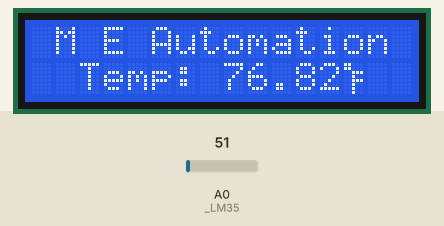
Simulated run of this sketch. Board: Arduino Uno, built with avr-gcc and run on an emulated ATmega328P. Shown: 16×2 character LCD. Inputs (shaded band) come from the test bench; at power-on: A0 (_LM35) = 51. What the sketch prints to the serial monitor is not drawn.

Above: at 16.3 s.
16.4 s: A0 (_LM35) set to 23
At 20.33 s:
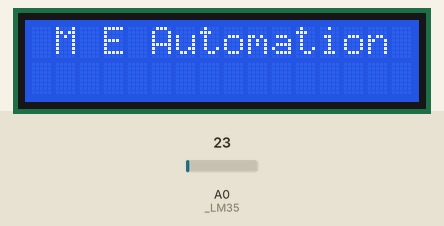
At 21.3 s:
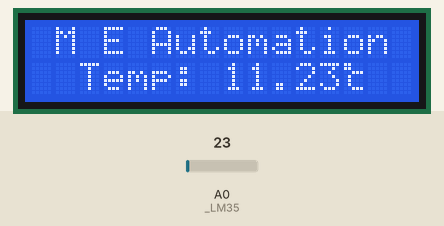
31.5 s: A0 (_LM35) set to 18
At 41.4 s:
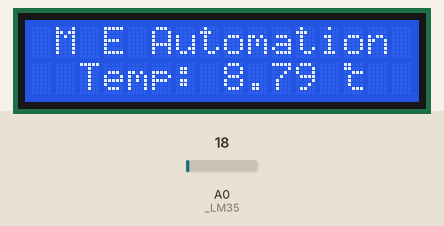
Timing chart, 0 to 42.9 s (numbered marks = the images above; inputs shaded):
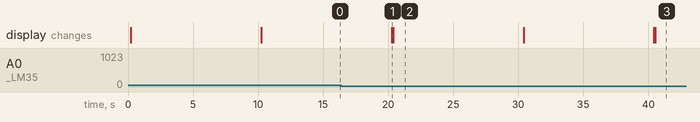

Measured:
- what the display in image 2 shows lasts 10.0 s, from 20.4 s to 30.4 s

The sketch:

_33LM35_Code_LCD.ino
```cpp
/*----------------------------------------------------------------------------------------
  https://maxpromer.github.io/LCD-Character-Creator/ trang web tạo ký tự đặc biệt
  lcd.init()  : Khởi tạo Màn hình Màn hình
  lcd.clear() : Xóa màn hình, đưa con trỏ về vị trí 0,0
  lcd.home()  : Đưa con trỏ về vị trí 0
  lcd.setCursor(x,y)  : Đưa con trỏ về vị trí cột thứ x, hàng thứ y
  lcd.noDisplay() : Không hiển thị gì trên màn hình cả
  lcd.display() : Hiển thị lên màn hình
  lcd.noBlink() : Không nhấp nháy con trỏ
  lcd.blink() : Nhấp nháy con trỏ
  lcd.scrollDisplayLeft() : Cuộn màn hình bên trái
  lcd.scrollDisplayRight()  : Cuộn màn hình bên phải
  lcd.leftToRight() : Kí tự sẽ hiển thị từ phía bên trái sang phải
  lcd.rightToLeft() : Kí tự sẽ hiển thị từ phía phải sang trái
  lcd.noBacklight() : Tắt đèn nền
  lcd.backlight() : Có đèn nền
  lcd.write(x)  : Màn hình sẽ in ra kí tự thứ x
  lcd.createChar(location,charmap[])  : Hiển thị một kí tự charmap[] bất kì
  ----------------------------------------------------------------------------------------
  Channel M&E Automation:https://bit.ly/3uz3Bt8
  Vui lòng đăng ký kênh https://bit.ly/34a2of1 cảm ơn các bạn rất nhiều!
  Danh sách phát Arduino : https://bit.ly/34BUDlU
  ---------------------------------------------------------------------------------------- */

#include <Wire.h>
#include <LiquidCrystal_I2C.h>
LiquidCrystal_I2C lcd(0x27,16,2);  // set the LCD address to 0x27 for a 16 chars and 2 line display

int _LM35 = A0; //the analog pin the LM35 Vout
int Val_LM35;
float Volt;
float TempC;
float TempF;

//Create Special character
 byte C[] = {
  B11000,
  B11000,
  B00111,
  B01000,
  B01000,
  B01000,
  B00111,
  B00000
};
byte F[] = {
  B11000,
  B11000,
  B00111,
  B00100,
  B00111,
  B00100,
  B00100,
  B00100
};
byte va[] = {
  B00000,
  B01100,
  B10010,
  B10100,
  B01000,
  B10101,
  B10010,
  B01101
};

void setup()
{
  Serial.begin(9600);  //Start the serial connection with the computer
  lcd.init();
  lcd.backlight();    //to view the result open the serial monitor
  lcd.createChar(0, C); // Create Special character *C
  lcd.createChar(1, F); // Create Special character *F
  lcd.createChar(2, va); // Tạo ký tự đặc biệt &
}

void loop()
{
 lcd.clear();
 Val_LM35 = analogRead(_LM35);  //getting the Volt Val_LM35 from the temperature sensor
  //5000mV ↔ 1024
  //Volt ↔ Val_LM35

 Volt = (Val_LM35 * 5000.0)/1024.0; // converting that Val_LM35 to mVolt
 Serial.print(Volt); Serial.println(" volts");
 //The resolution is 10 mV / degree centigrade with a
 // 1*C ↔ 10mV
 //TempC ↔Volt
 TempC =Volt/10.0;
 Serial.print(TempC); Serial.println(" degrees C");

 TempF = (TempC * 9.0 / 5.0) + 32.0; // now convert to Fahrenheit
 Serial.print(TempF); Serial.println(" degrees F");
 // Display the Text "M&E Automation"
  lcd.setCursor(1, 0);
  lcd.print("M");
  lcd.setCursor(2, 0);
  lcd.write(byte(3)); // Call Special character was create &.
  lcd.setCursor(3, 0);
  lcd.print("E");
  lcd.setCursor(5, 0);
  lcd.print("Automation");
  delay(100);

  lcd.setCursor(2,1);
  lcd.print("Temp: ");
  lcd.setCursor(8,1);
  lcd.print(TempC);
  lcd.setCursor(13,1);
  lcd.write(byte(0)); // Call Special character was create *C.
 delay(10000);

 lcd.clear();

  lcd.setCursor(1, 0);
  lcd.print("M");
  lcd.setCursor(2, 0);
  lcd.write(byte(3)); // Call Special character was create &.
  lcd.setCursor(3, 0);
  lcd.print("E");
  lcd.setCursor(5, 0);
  lcd.print("Automation");

  lcd.setCursor(2,1);
  lcd.print("Temp: ");
  lcd.setCursor(8,1);
  lcd.print(TempF);
  lcd.setCursor(13,1);
  lcd.write(byte(1)); // Call Special character was create *F.
  delay(10000);
}
```
